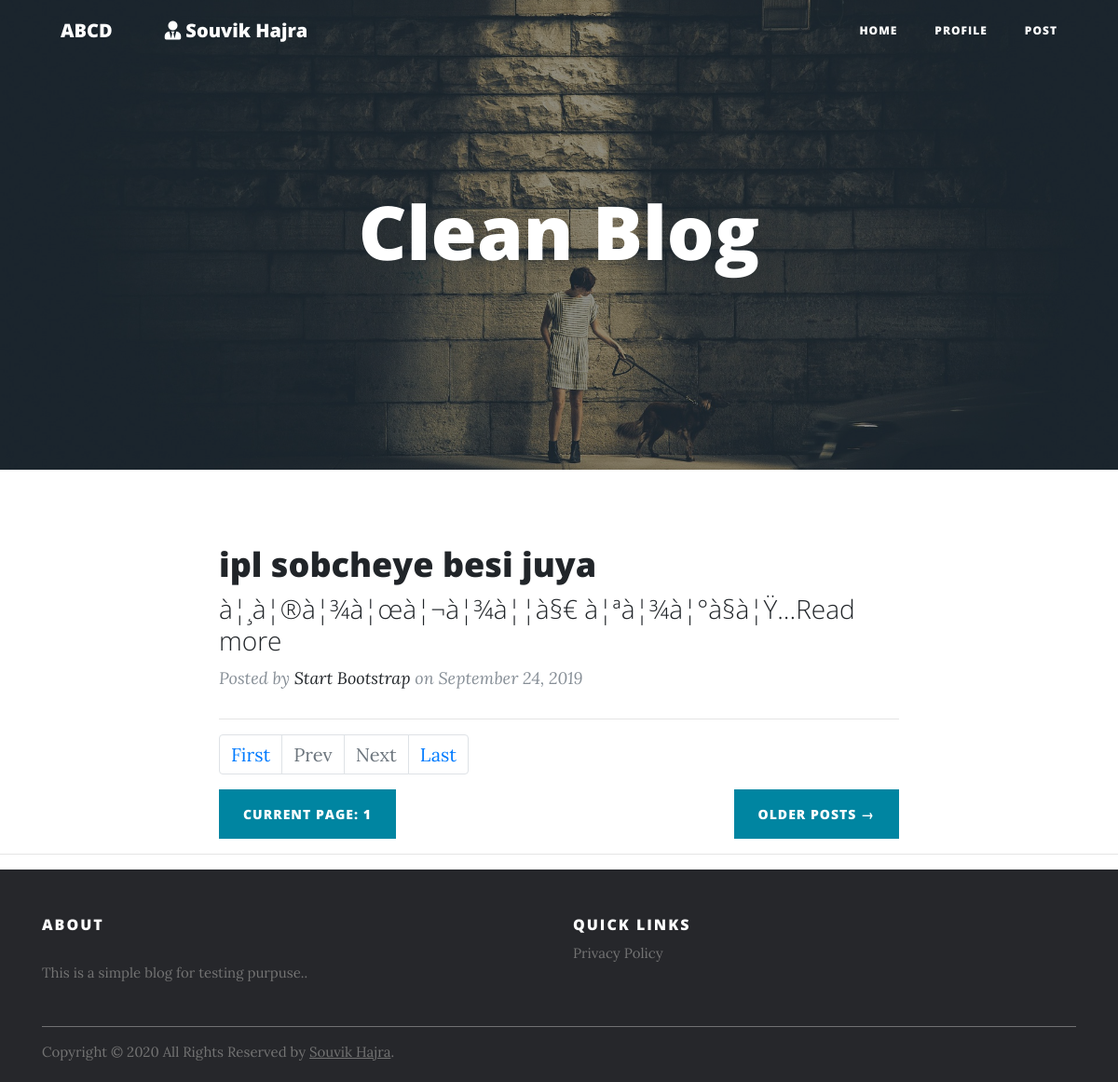
The app's page /myblog.php (signed in) with its own data.
### tables this page shows
CREATE TABLE `blogs` (
  `blg_id` int(11) NOT NULL,
  `blg_cat_id` int(11) NOT NULL,
  `blg_title` varchar(100) NOT NULL,
  `blg_description` mediumtext NOT NULL,
  `blg_u_id` int(11) NOT NULL,
  `blg_created_time` datetime NOT NULL DEFAULT CURRENT_TIMESTAMP
);

### security.php (called while the page is built, shortened)
<?php
class Encryption{
    public static function safe_b64encode($string='') {
        $data = base64_encode($string);
        $data = str_replace(['+','/','='],['-','_',''],$data);
        return $data;
    }
    public static function encode($value=false){
        $iv_size = openssl_cipher_iv_length('aes-256-cbc');
        $iv = openssl_random_pseudo_bytes($iv_size);
        $crypttext = openssl_encrypt($value, 'aes-256-cbc', 'your security cipherSeed', OPENSSL_RAW_DATA, $iv);
        return self::safe_b64encode($iv.$crypttext);
    }
}
?>

### myblog.php (the view, shortened to what this page needs)
<!DOCTYPE html>
<html lang="en">
<head>
  <link href="vendor/bootstrap/css/bootstrap.min.css" rel="stylesheet">
  <link href="vendor/fontawesome-free/css/all.min.css" rel="stylesheet" type="text/css">
  <link href="css/clean-blog.min.css" rel="stylesheet">
</head>
<body>
 <?php include('dataconfig.php'); ?>
 <?php include('security.php'); ?>
   <nav class="navbar navbar-expand-lg navbar-light fixed-top" id="mainNav">
    <div class="container">
      <a class="navbar-brand" href="index.php">ABCD</a>
      <a class="navbar-brand disabledah" href="index.php"><?php echo ((!isset($_SESSION['u_name']) || $_SESSION['u_name'] == '') ? "" : "<i class='fas fa-user-tie'></i>  ".$_SESSION['u_name']); ?></a>
      <div class="collapse navbar-collapse" id="navbarResponsive">
        <ul class="navbar-nav ml-auto">
          <li class="nav-item">
            <a class="nav-link" href="index.php">Home</a>
          </li>
          <?php
            if (!isset($_SESSION['u_id']) || $_SESSION['u_id'] == ''){
          ?>
          <li class="nav-item">
            <a class="nav-link" href="login.php">Login</a>
          </li>
          <?php
          }else{
         ?>
          <li class="nav-item">
            <a class="nav-link" href="profile.php">Profile</a>
          </li>
        <?php
          }
          ?>
          <?php
            if (isset($_SESSION['u_id'])){
          ?>
          <li class="nav-item">
            <a class="nav-link" href="createpost.php">Post</a>
          </li>
          <?php
          }
          ?>
        </ul>
      </div>
    </div>
  </nav>
  <header class="masthead" style="background-image: url('img/mypost.jpg')">
    <div class="overlay"></div>
    <div class="container">
      <div class="row">
        <div class="col-lg-8 col-md-10 mx-auto">
          <div class="site-heading">
            <h1>Clean Blog</h1>
          </div>
        </div>
      </div>
    </div>
  </header>
  <div class="container">
    <div class="row">
      <div class="col-lg-8 col-md-10 mx-auto">
      	<?php
      		if (isset($_GET['pageno'])) {
		        $pageno = $_GET['pageno'];
		    } else {
		        $pageno = 1;
		    }
		    $no_of_records_per_page = 2;
		    $offset = ($pageno-1) * $no_of_records_per_page;
          $blguserid = $_SESSION['u_id'];
      		$total_pages_sql = "SELECT COUNT(*) FROM blogs where blg_u_id = '".$blguserid."'";
	        $result = mysqli_query($conn,$total_pages_sql);
	        $total_rows = mysqli_fetch_array($result)[0];
	        $total_pages = ceil($total_rows / $no_of_records_per_page);
	        $sql = "SELECT * FROM blogs where blg_u_id = '".$blguserid."' LIMIT $offset, $no_of_records_per_page";
	        $res_data = mysqli_query($conn,$sql);
	        while($row = mysqli_fetch_array($res_data)){
	            $resultset[]=$row;
	        }
      	?>
		<?php foreach($resultset as $values):?>
			<?php
				$pass_get = $values['blg_id'];
				$base64_crypt = Encryption::encode($pass_get);
		?>
        <div class="post-preview">
          <a href="full.php?varname=<?php echo $base64_crypt ?>">
            <h2 class="post-title">
              <?php echo $values['blg_title']; ?>
            </h2>
            <h3 class="post-subtitle">
              <?php
               $string = $values['blg_description'];
               $first400 = substr($string, 0, 80);
               $first400 = $first400."...Read more";
               echo $first400;
              ?>
            </h3>
          </a>
          <p class="post-meta">Posted by
            <a href="#">Start Bootstrap</a>
            on September 24, 2019</p>
        </div>
        <hr>
        <?php endforeach;?>
       <ul class="pagination">
        <li class="page-item"><a class="page-link" href="?pageno=1">First</a></li>
        <li class="<?php if($pageno <= 1){ echo 'disabled'; } ?> page-item">
            <a class="page-link" href="<?php if($pageno <= 1){ echo '#'; } else { echo "?pageno=".($pageno - 1); } ?>">Prev</a>
        </li>
        <li class="<?php if($pageno >= $total_pages){ echo 'disabled'; } ?> page-item">
            <a class="page-link" href="<?php if($pageno >= $total_pages){ echo '#'; } else { echo "?pageno=".($pageno + 1); } ?>">Next</a>
        </li>
        <li class="page-item"><a class="page-link" href="?pageno=<?php echo $total_pages; ?>">Last</a></li>
       </ul>
        <div class="clearfix">
          <a id="link" class="btn btn-primary float-left disabledah">current page: <?php echo $pageno; ?></a>
          <a class="btn btn-primary float-right" href="#">Older Posts &rarr;</a>
        </div>
      </div>
    </div>
  </div>
  <hr>
  <footer class="site-footer">
      <div class="container">
        <div class="row">
          <div class="col-sm-12 col-md-6">
            <h6>About</h6>
            <p class="text-justify">This is a simple blog for testing purpuse..</p>
          </div>
          <div class="col-xs-6 col-md-6">
            <h6>Quick Links</h6>
            <ul class="footer-links">
              <li><a href="http://localhost/juniarblog/privacy.php">Privacy Policy</a></li>
            </ul>
          </div>
        </div>
        <hr>
      </div>
      <div class="container">
        <div class="row">
          <div class="col-md-8 col-sm-6 col-xs-12">
            <p class="copyright-text">Copyright &copy; 2020 All Rights Reserved by
         <a href="#">Souvik Hajra</a>.
            </p>
          </div>
        </div>
      </div>
</footer>
</body>
</html>

### myblog.php (style rules this page uses)
.disabledah { pointer-events: none; cursor: default; }
#link { color: #fff; }
.site-footer { background-color:#26272b; padding:45px 0 20px; font-size:15px; line-height:24px; color:#737373; }
.site-footer hr { border-top-color:#bbb; opacity:0.5 }
.site-footer h6 { color:#fff; font-size:16px; text-transform:uppercase; margin-top:5px; letter-spacing:2px }
.site-footer a { color:#737373; }
.footer-links { padding-left:0; list-style:none }
.footer-links li { display:block }
.footer-links a { color:#737373 }
.copyright-text { margin:0 }

### records on screen
blogs: blg_title "ipl sobcheye besi juya", first400 "à¦¸à¦®à¦¾à¦œà¦¬à¦¾à¦¦à§€ à¦ªà¦¾à¦°à§à¦Ÿ...Read more"

### other values on screen
$_SESSION['u_name'] "Souvik Hajra"
$pageno "1"
